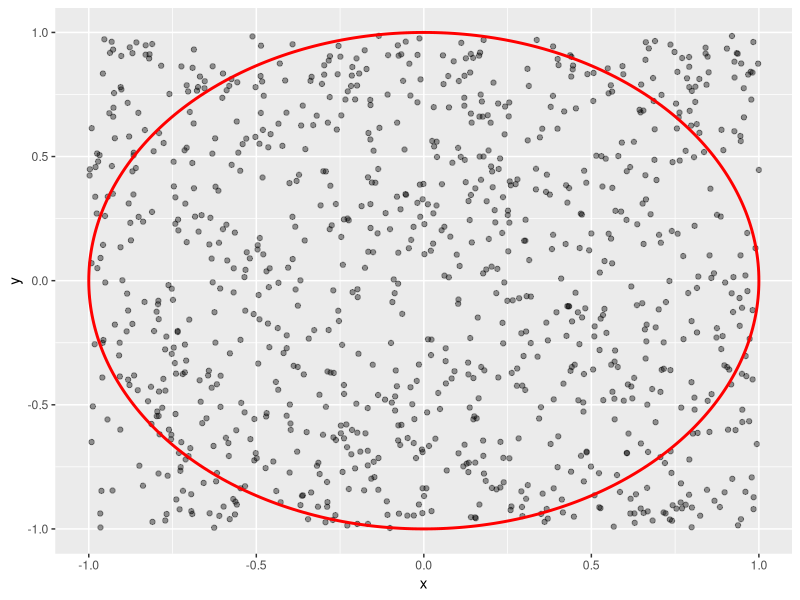

Generate this figure with R:
## ---- chunk 1
library(ggplot2)
library(ggforce)
## ---- chunk 2
rm(list = ls())

n <- 1000
x <- runif(n, -1, 1)
y <- runif(n, -1, 1)

ggplot() +                            
  geom_point(aes(x, y), alpha = .4) +
  geom_circle(aes(x0 = 0, y0 = 0, r = 1), color = "red", lwd = 1)

circle <- ifelse(x^2 + y^2 <= 1, 1, 0)
prob <- sum(circle) / n
pi <- 4 * prob
